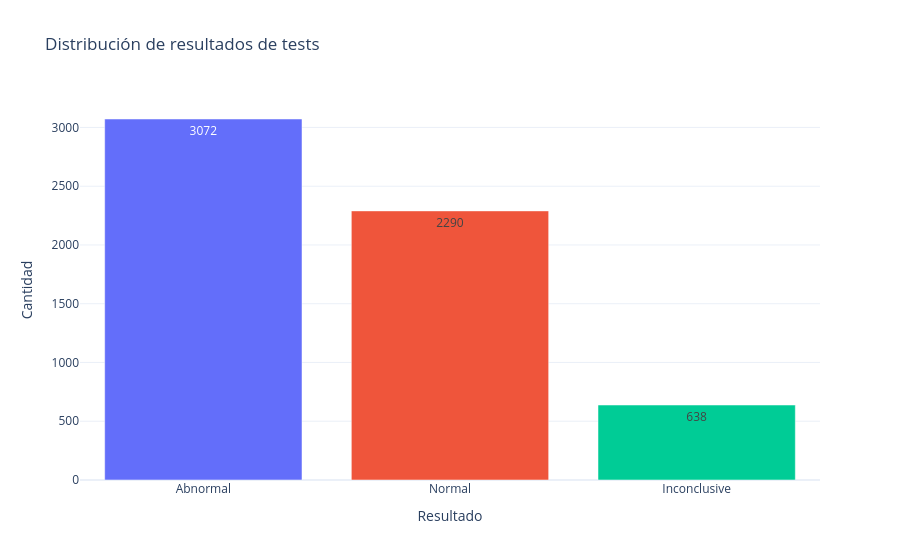

Notebook source saved alongside this figure:
### Markdown cell above
### Resultados de tests (prevención vs reacción)

Muchos "Abnormal" → sistema reactivo, no preventivo

### Code cell
conteo_tests = (
    data["Test Results"]
    .astype(str)
    .str.strip()
    .value_counts()
    .reset_index()
)
conteo_tests.columns = ["Test Results", "Cantidad"]

fig = px.bar(
    conteo_tests,
    x="Test Results",
    y="Cantidad",
    color="Test Results",
    title="Distribución de resultados de tests",
    labels={"Test Results": "Resultado", "Cantidad": "Cantidad"},
    text_auto=True
)

fig.update_layout(template="plotly_white", showlegend=False)
fig.show()

### Figure 1 — Plotly figure (JSON) as saved in the notebook; plotly's stock layout.template omitted (floating-point values rounded to 4 significant figures)
{"data": [{"hovertemplate": "Resultado=%{x}<br>Cantidad=%{y}<extra></extra>", "legendgroup": "Abnormal", "marker": {"color": "#636efa", "pattern": {"shape": ""}}, "name": "Abnormal", "orientation": "v", "showlegend": true, "textposition": "auto", "texttemplate": "%{y}", "type": "bar", "x": ["Abnormal"], "xaxis": "x", "y": [3072], "yaxis": "y"}, {"hovertemplate": "Resultado=%{x}<br>Cantidad=%{y}<extra></extra>", "legendgroup": "Normal", "marker": {"color": "#EF553B", "pattern": {"shape": ""}}, "name": "Normal", "orientation": "v", "showlegend": true, "textposition": "auto", "texttemplate": "%{y}", "type": "bar", "x": ["Normal"], "xaxis": "x", "y": [2290], "yaxis": "y"}, {"hovertemplate": "Resultado=%{x}<br>Cantidad=%{y}<extra></extra>", "legendgroup": "Inconclusive", "marker": {"color": "#00cc96", "pattern": {"shape": ""}}, "name": "Inconclusive", "orientation": "v", "showlegend": true, "textposition": "auto", "texttemplate": "%{y}", "type": "bar", "x": ["Inconclusive"], "xaxis": "x", "y": [638], "yaxis": "y"}], "layout": {"barmode": "relative", "legend": {"title": {"text": "Resultado"}, "tracegroupgap": 0}, "showlegend": false, "title": {"text": "Distribución de resultados de tests"}, "xaxis": {"anchor": "y", "categoryarray": ["Abnormal", "Normal", "Inconclusive"], "categoryorder": "array", "domain": [0, 1], "title": {"text": "Resultado"}}, "yaxis": {"anchor": "x", "domain": [0, 1], "title": {"text": "Cantidad"}}}}
